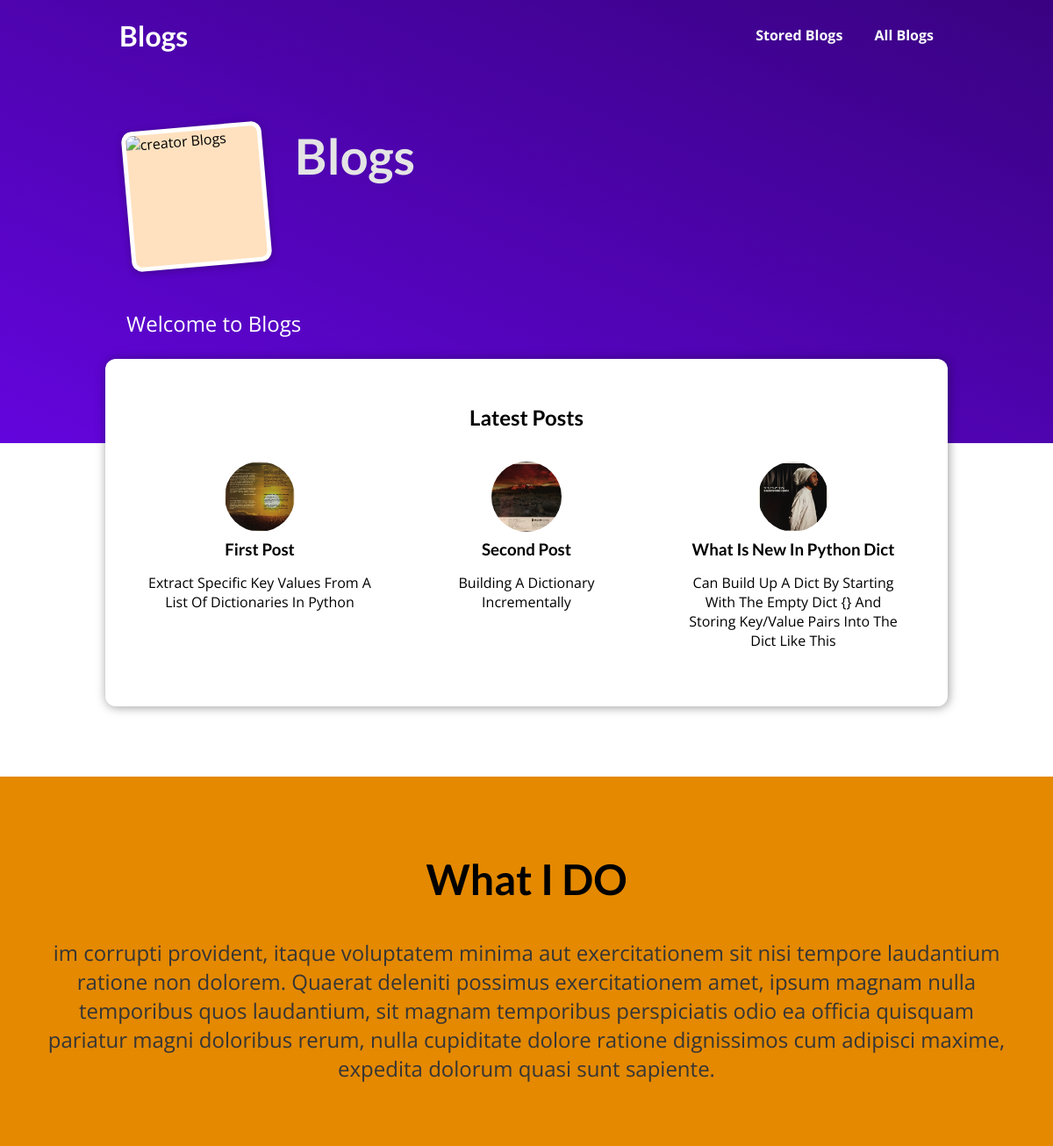
The page / on the database its author committed.
### blog/models.py (models this page shows)
class Post(models.Model):
    title = models.CharField(max_length=100)
    excerpt = models.CharField(max_length=200)
    image = models.FileField(upload_to="images",default="")
    date = models.DateField(auto_now=True)
    slug = models.SlugField(unique=True, db_index=True)
    content = models.TextField(validators=[MinLengthValidator(10)])
    author = models.ForeignKey(Author, on_delete=models.SET_NULL, null=True)
    tags = models.ManyToManyField(Tag)

### blog/views.py (the view)
# urls.py: path("", views.index, name="index"),
def index(request):
    latest_articles = Post.objects.all().order_by("-date")[:3]
    return render(request, "blog/index.html", {"articles": latest_articles})

### blog/templates/blog/index.html (shortened to what this page needs)
{% extends "layout.html" %}
{% load static %}
    {% block css %}
    <link rel="stylesheet" href="{% static "blog/index.css" %}"/>
      <link rel="stylesheet" href="{% static "blog/post.css" %}"/>
    {% endblock css %}
{% block content %}
   <section id="welcome">
  <header>
    <img alt="creator Blogs" />
    <h2>Blogs</h2>
  </header>
  <p>Welcome to Blogs</p>
</section>
<section id="latest-posts">
  <h2>Latest Posts</h2>
   <ul>
           {% for article  in articles %}
            {% include "blog/includes/post.html" %}
           {% endfor %}
   </ul>
</section>
<section id="about">
  <h2>What I DO</h2>
  <p>im corrupti provident, itaque voluptatem minima aut exercitationem sit nisi tempore laudantium ratione non dolorem. Quaerat deleniti possimus exercitationem amet, ipsum magnam nulla temporibus quos laudantium, sit magnam temporibus perspiciatis odio ea officia quisquam pariatur magni doloribus rerum, nulla cupiditate dolore ratione dignissimos cum adipisci maxime, expedita dolorum quasi sunt sapiente.</p>
</section>
{% endblock content %}

### blog/templates/blog/includes/post.html
{% load static %}
<li>
                <article class="post">
                    <a href="{% url "post_detail" article.slug %}">
                        <img src="{{article.image.url }}" alt="mountain"/>
                        <div class="post__content">
                            <h3>{{article.title|title}}</h3>
                            <p>{{article.excerpt|title}}  </p>
                        </div>
                    </a>
                </article>
</li>

### static/app.css (style rules this page uses)
* { box-sizing: border-box; }
html { font-family: "Open Sans", "Lato", sans-serif; }
body { margin: 0; }
h1, h2, h3 { font-family: "Lato", sans-serif; font-weight: bold; }

### blog/static/blog/index.css (style rules this page uses)
#welcome { background: linear-gradient(to right top, #6305dd, #390281); padding: 6rem 12%; }
#welcome header { display: flex; align-items: flex-start; margin: 3rem auto; }
#welcome img { width: 10rem; height: 10rem; object-fit: cover; object-position: top; border: 5px solid white; border-radius: 12px; background-color: #ffe1bf; transform: rotateZ(-5deg); box-shadow: 0 2px 8px rgba(0, 0, 0, 0.25); }
#welcome h2 { font-size: 3.5rem; margin: 0 0 0 2rem; color: #e4e4e4; width: 10rem; }
#welcome p { color: white; font-size: 1.5rem; }
#latest-posts { background-color: white; padding: 2rem; border-radius: 12px; width: 60rem; margin: -6rem auto 2rem auto; box-shadow: 1px 1px 12px rgba(0, 0, 0, 0.4); }
#latest-posts h2 { text-align: center; }
#latest-posts ul { list-style: none; margin: 0; padding: 0; display: flex; gap: 1rem; }
#latest-posts li { flex: 1; }
#about { text-align: center; padding: 3rem; background-color: #e48900; margin-top: 5rem; }
#about h2 { font-size: 3rem; }
#about p { font-size: 1.5rem; color: #353535; }

### blog/static/blog/post.css (style rules this page uses)
.post { display: flex; flex-direction: column; align-items: center; text-align: center; }
.post a { text-decoration: none; color: black; transition: all 0.2s ease; padding: 1rem; }
.post img { width: 5rem; height: 5rem; object-fit: cover; border-radius: 50%; }
.post h3 { margin: 0.25rem 0; }

### rows shown on the page
Post: image (picture), title "First Post", excerpt "Extract Specific Key Values From A List Of Dictionaries In Python"
Post: image (picture), title "Second Post", excerpt "Building A Dictionary Incrementally"
Post: image (picture), title "What Is New In Python Dict", excerpt "Can Build Up A Dict By Starting With The Empty Dict {} And Storing Key/Value Pairs Into The Dict Like This"
